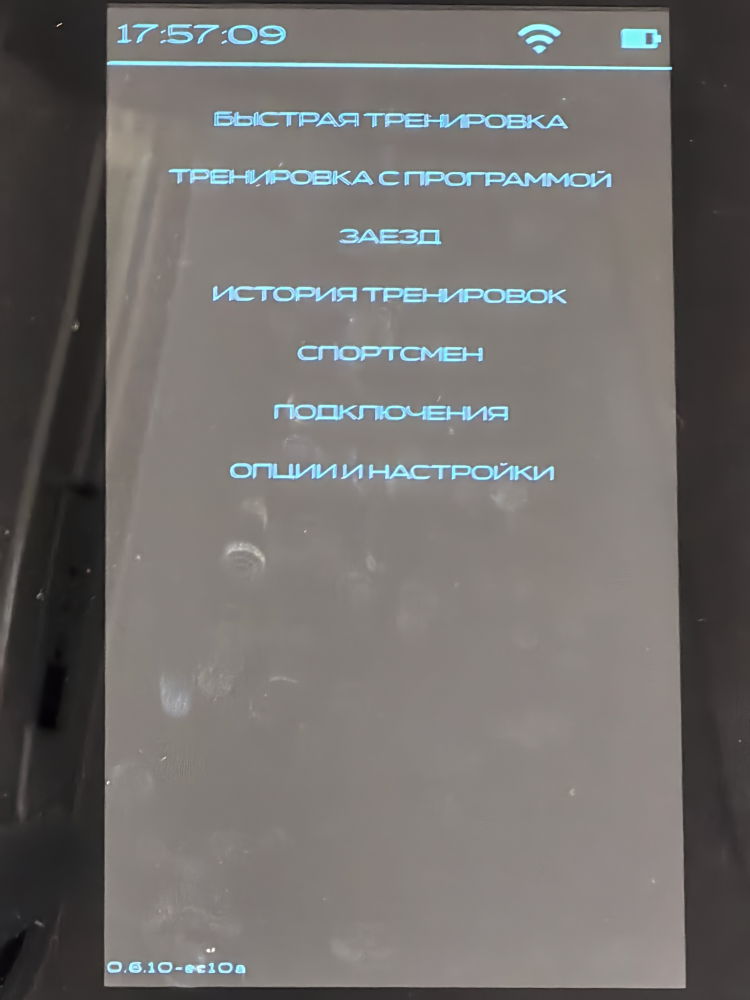
#> input picture media/IMG_20261021_175608.jpg, 3000 x 4000 px (shown at 1/4 size)
$ python -i grab_frames.py   (imports and definitions only)
#> lines starting #> are read from the running program, lines starting #| are printed output that depends on the picture; after the words box and inside, x2 and y2 are one past the last pixel; in counts of white or black regions, pixels touching at a corner belong together
### tools/extract_screen.py
import cv2, numpy as np, sys, os

def find_screen_quad(img):
    g = cv2.cvtColor(img, cv2.COLOR_BGR2GRAY)
    h, w = g.shape
    # screen-ish gray range; bezel is darker, floor is brighter
    mask = cv2.inRange(g, 40, 150)
    # also include cyan UI pixels (bright) inside screen
    hsv = cv2.cvtColor(img, cv2.COLOR_BGR2HSV)
    cyan = cv2.inRange(hsv, (80, 60, 60), (110, 255, 255))
    mask = cv2.bitwise_or(mask, cyan)
    k = cv2.getStructuringElement(cv2.MORPH_RECT, (25, 25))
    mask = cv2.morphologyEx(mask, cv2.MORPH_CLOSE, k)
    mask = cv2.morphologyEx(mask, cv2.MORPH_OPEN, k)
    n, lab, stats, _ = cv2.connectedComponentsWithStats(mask)
    # choose the largest component whose bbox is reasonably central and tall
    best = None
    for i in range(1, n):
        x, y, bw, bh, area = stats[i]
        if area < 0.05 * h * w: continue
        if best is None or area > stats[best][4]:
            best = i
    if best is None: return None, mask
    comp = (lab == best).astype(np.uint8) * 255
    cnts, _ = cv2.findContours(comp, cv2.RETR_EXTERNAL, cv2.CHAIN_APPROX_SIMPLE)
    c = max(cnts, key=cv2.contourArea)
    peri = cv2.arcLength(c, True)
    for eps in (0.01, 0.02, 0.03, 0.05):
        approx = cv2.approxPolyDP(c, eps * peri, True)
        if len(approx) == 4:
            return approx.reshape(4, 2).astype(np.float32), mask
    rect = cv2.minAreaRect(c)
    return cv2.boxPoints(rect).astype(np.float32), mask

def order_pts(pts):
    s = pts.sum(1); d = np.diff(pts, axis=1).ravel()
    tl = pts[np.argmin(s)]; br = pts[np.argmax(s)]
    tr = pts[np.argmin(d)]; bl = pts[np.argmax(d)]
    return np.array([tl, tr, br, bl], np.float32)

# [5 lines left out: function warp, not called in this run]

# [13 lines that do not run on import are left out]

### tools/grab_frames.py
import cv2, numpy as np, subprocess, os, sys
from extract_screen import find_screen_quad, warp, order_pts
FF="venv/bin/ffmpeg"; VID="/Users/rust/work/dante-super-sport/doc/media/VID_20261021_175126.mp4"
# [5 lines left out: function frame, not called in this run]
def good_quad(img):
    q,_=find_screen_quad(img)
    if q is None: return None
    q=order_pts(q)
    w=(np.linalg.norm(q[1]-q[0])+np.linalg.norm(q[2]-q[3]))/2; h=(np.linalg.norm(q[3]-q[0])+np.linalg.norm(q[2]-q[1]))/2
    return q if 0.53<=w/h<=0.60 and h>1100 else None
# [16 lines left out: functions status_line, norm, not called in this run]
# [7 lines not run here, left out]

>>> import cv2
>>> picture = cv2.imread('../media/IMG_20261021_175608.jpg')
#> picture is the input picture: shape (4000, 3000, 3); mean B, G, R 107.9, 110.3, 113
>>> result = good_quad(picture)
#> in find_screen_quad, `g = cv2.cvtColor(img, cv2.COLOR_BGR2GRAY)`:
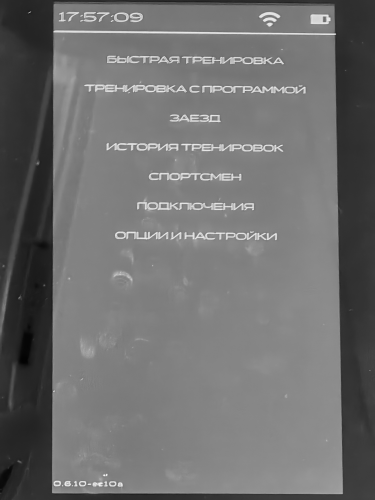
#> g: shape (4000, 3000) (shown at 1/8 size); min 1, max 255, mean 110.8
#> in find_screen_quad, `mask = cv2.inRange(g, 40, 150)`:
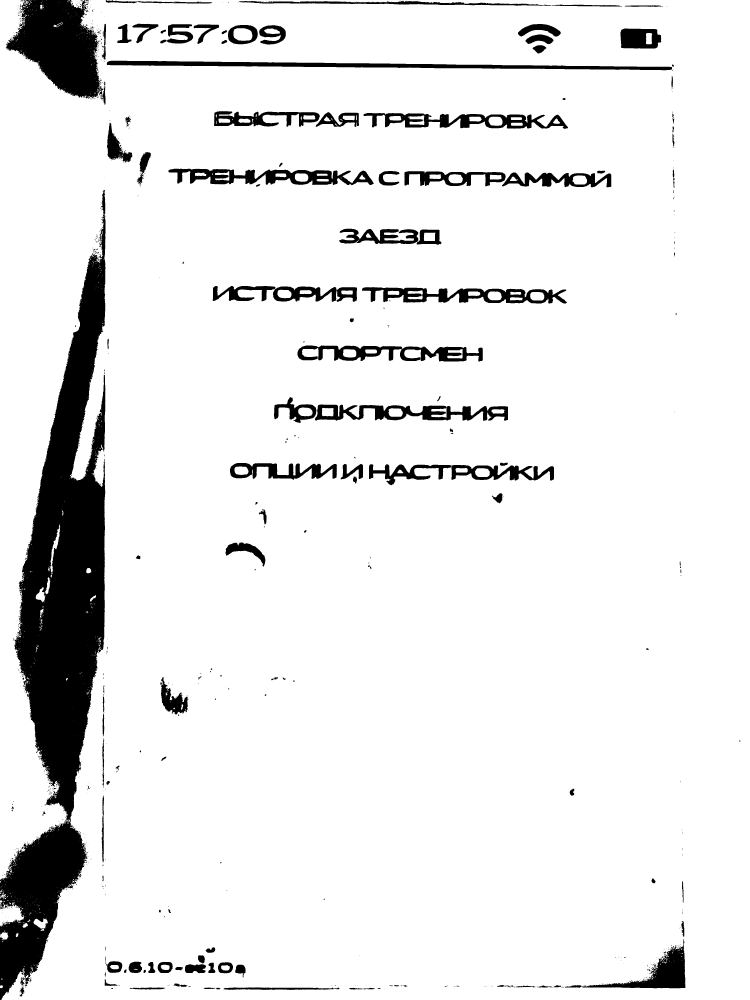
#> mask: shape (4000, 3000) (shown at 1/4 size); 91% white; 1012 black regions (841 under 20 px), largest, box (x1, y1, x2, y2) and area: (0, 760, 423, 4000) 565533, (23, 0, 412, 395) 93916, (427, 243, 2688, 281) 35015
#> in find_screen_quad, `cyan = cv2.inRange(hsv, (80, 60, 60), (110, 255, 255))`:
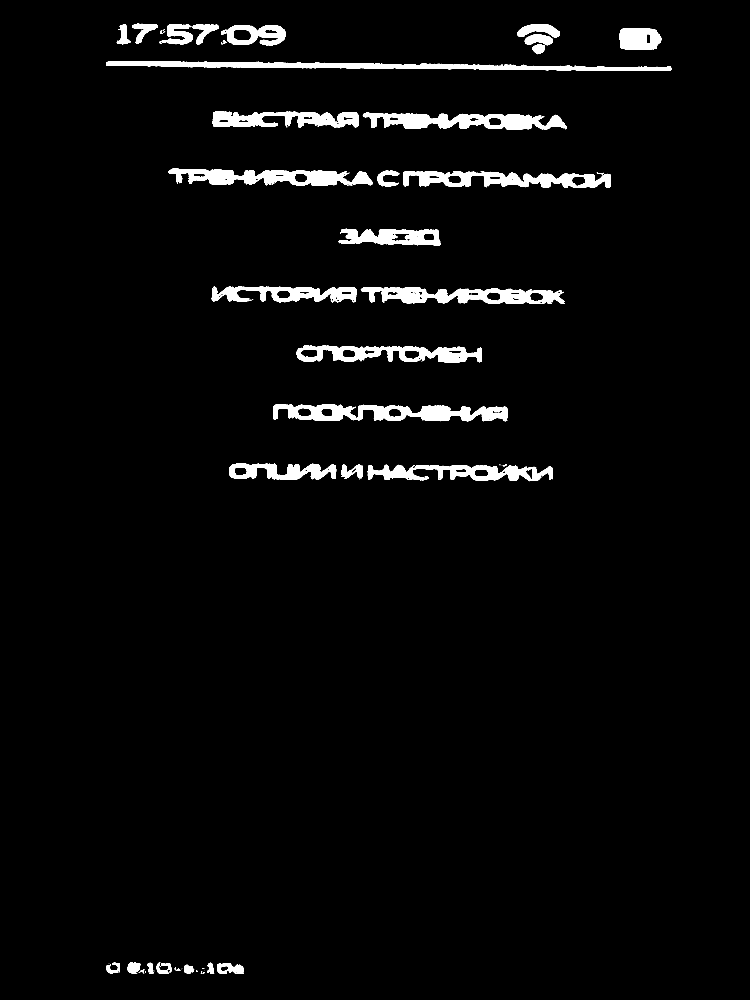
#> cyan: shape (4000, 3000) (shown at 1/4 size); 3.3% white; 149 white regions (100 under 20 px), largest, box (x1, y1, x2, y2) and area: (425, 244, 2688, 284) 38502, (1093, 1616, 2030, 1685) 36302, (1451, 451, 2268, 519) 31809
#> in find_screen_quad, `mask = cv2.morphologyEx(mask, cv2.MORPH_OPEN, k)`:
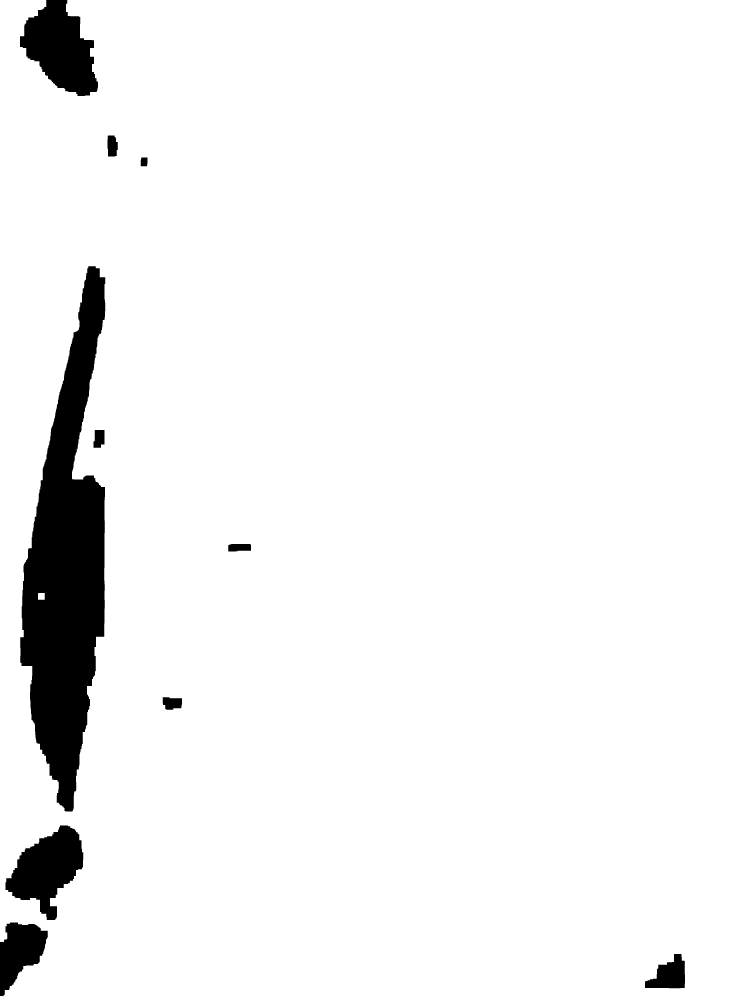
#> mask: shape (4000, 3000) (shown at 1/4 size); 94.9% white; 10 black regions, largest, box (x1, y1, x2, y2) and area: (81, 1065, 421, 3246) 410116, (80, 0, 392, 384) 73739, (22, 3302, 333, 3680) 63593
#> in find_screen_quad, `n, lab, stats, _ = cv2.connectedComponentsWithStats(mask)`:
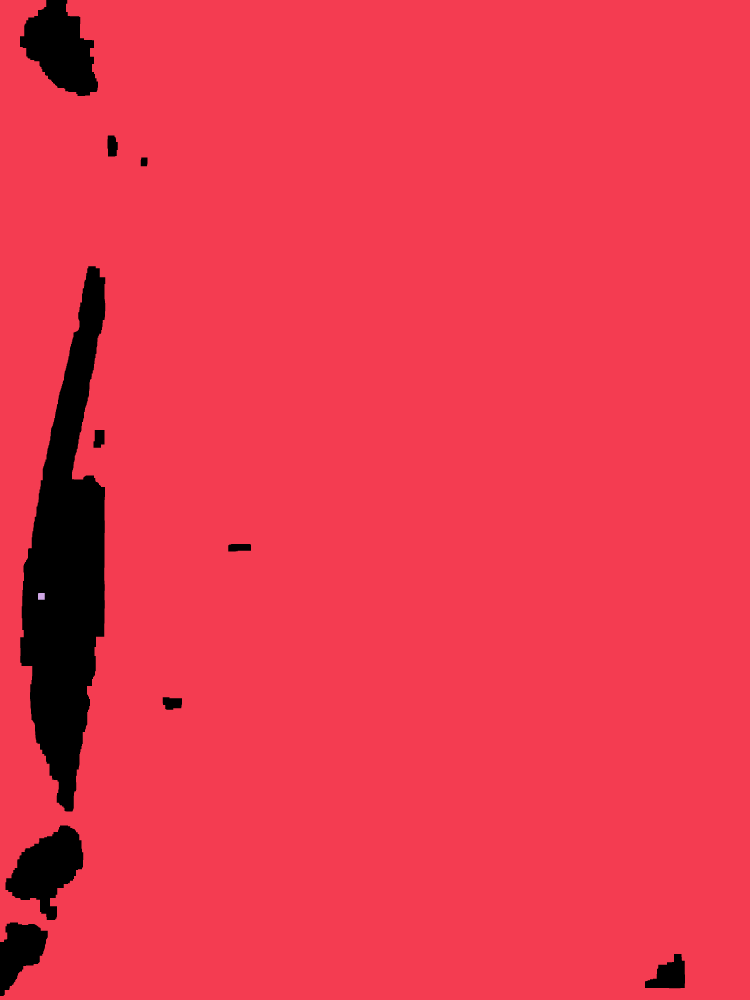
#> lab: shape (4000, 3000) int32 (shown at 1/4 size); 3 distinct labels, from 0 to 2; one colour per label, 0 black
#> in find_screen_quad, `n, lab, stats, _ = cv2.connectedComponentsWithStats(mask)`: n = 3; stats = [[0, 0, 2740, 3984, 607330], [0, 0, 3000, 4000, 11391944], [152, 2372, 27, 27, 726]]
#> the loop in find_screen_quad, `for i in range(1, n):` made 2 passes
#> after the loop in find_screen_quad, `for i in range(1, n):`: best = 1
#> in find_screen_quad, `cnts, _ = cv2.findContours(comp, cv2.RETR_EXTERNAL, cv2.CHAIN_APPROX_S..`: cnts = 1 contour; box (x1, y1, x2, y2) and area: (0, 0, 3000, 4000) 11884662
#> in find_screen_quad, `c = max(cnts, key=cv2.contourArea)`: c = contour of 352 points, box (x1, y1, x2, y2) (0, 0, 3000, 4000), area 11884662
#> in find_screen_quad, `peri = cv2.arcLength(c, True)`: peri = 15743.9
#> the loop in find_screen_quad, `for eps in (0.01, 0.02, 0.03, 0.05):` made 3 passes
#> approx on pass 3: [[0, 0], [0, 3999], [2999, 3999], [2999, 0]]
#> in good_quad, `q,_=find_screen_quad(img)`: q = [[0, 0], [0, 3999], [2999, 3999], [2999, 0]]
#> in order_pts, `s = pts.sum(1)`: s = [0, 3999, 6998, 2999]
#> in order_pts, `d = np.diff(pts, axis=1).ravel()`: d = [0, 3999, 1000, -2999]
#> in order_pts, `tl = pts[np.argmin(s)]`: tl = [0, 0]
#> in order_pts, `br = pts[np.argmax(s)]`: br = [2999, 3999]
#> in order_pts, `tr = pts[np.argmin(d)]`: tr = [2999, 0]
#> in order_pts, `bl = pts[np.argmax(d)]`: bl = [0, 3999]
#> in good_quad, `q=order_pts(q)`: q = [[0, 0], [2999, 0], [2999, 3999], [0, 3999]]
#> in good_quad, `w = (np.linalg.norm(q[1] - q[0]) + np.linalg.norm(q[2] - q[3])) / 2`: w = 2999
#> in good_quad, `h = (np.linalg.norm(q[3] - q[0]) + np.linalg.norm(q[2] - q[1])) / 2`: h = 3999

$ run again, on media/IMG_20261021_175820.jpg
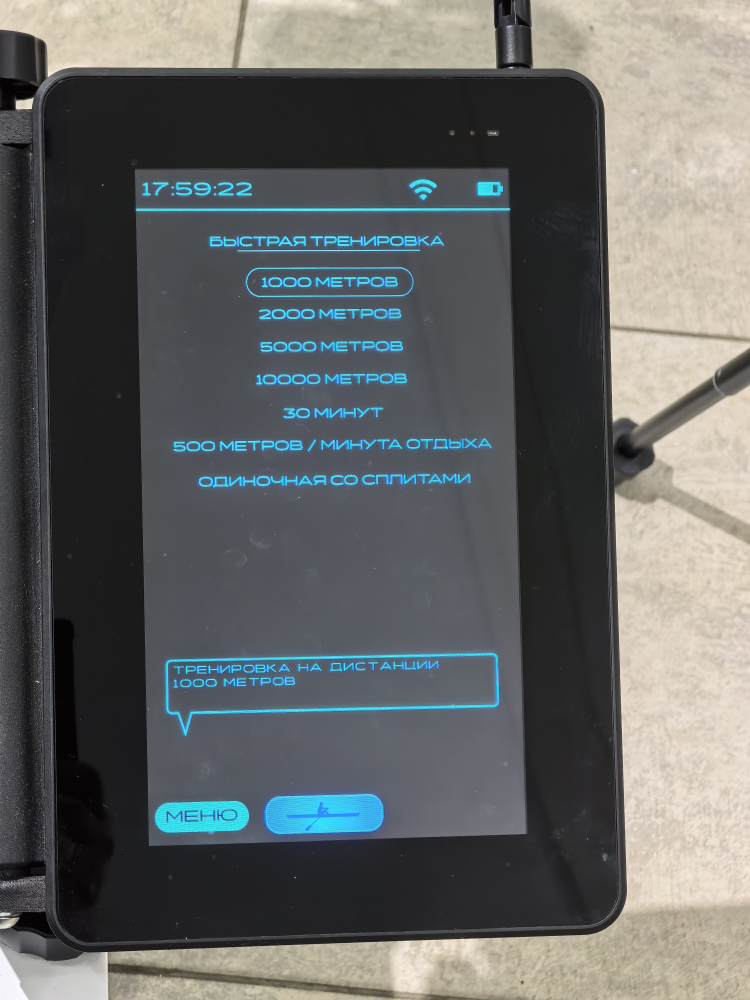
#> input picture media/IMG_20261021_175820.jpg, 3000 x 4000 px (shown at 1/4 size)
#> picture is the input picture: shape (4000, 3000, 3); mean B, G, R 100.1, 100.9, 98.5
#> hsv: shape (4000, 3000, 3); mean H, S, V 69.1, 29.8, 107.7
#> cyan: shape (4000, 3000); 4.9% white; 733 white regions (703 under 20 px), largest, box (x1, y1, x2, y2) and area: (655, 2604, 2001, 2949) 133369, (1049, 3167, 1540, 3352) 75065, (611, 3194, 1004, 3344) 48975
#> in find_screen_quad, `n, lab, stats, _ = cv2.connectedComponentsWithStats(mask)`:
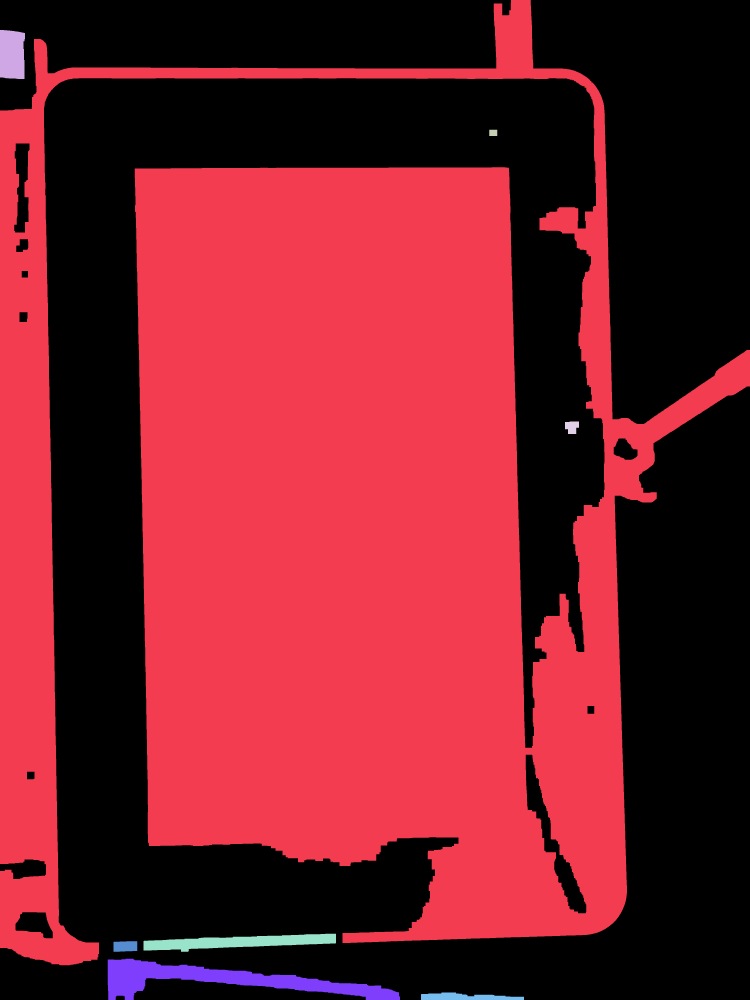
#> lab: shape (4000, 3000) int32 (shown at 1/4 size); 9 distinct labels, from 0 to 8; one colour per label, 0 black
#> n = 9; stats = [[0, 0, 3000, 4000, 6056237], [0, 0, 3000, 3861, 5803776], [0, 120, 100, 196, 18405], [1957, 519, 32, 25, 800], [2260, 1686, 56, 50, 2260], [574, 3735, 770, 72, 31389], [454, 3765, 95, 42, 3775], [431, 3835, 1169, 165, 74630], [1684, 3970, 412, 30, 8728]]
#> the loop in find_screen_quad, `for i in range(1, n):` made 8 passes
#> after the loop in find_screen_quad, `for i in range(1, n):`: best = 1
#> in find_screen_quad, `comp = (lab == best).astype(np.uint8) * 255`:
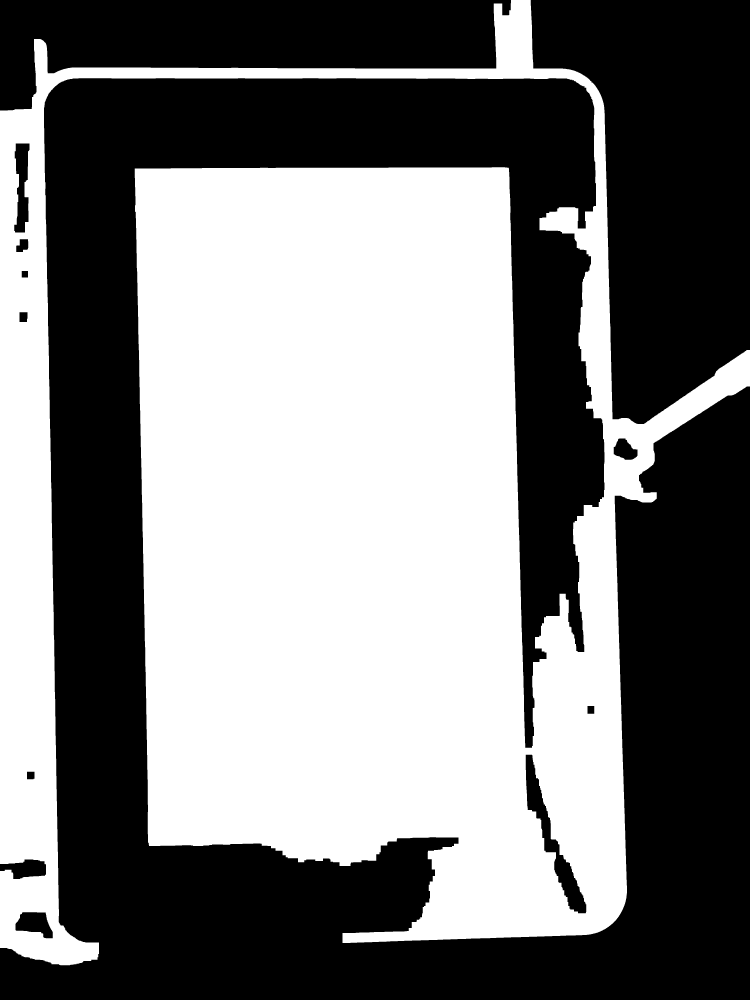
#> comp: shape (4000, 3000) (shown at 1/4 size); 48.4% white; 1 white region
#> cnts = 1 contour; box (x1, y1, x2, y2) and area: (0, 0, 3000, 3861) 5856672
#> c = contour of 2989 points, box (x1, y1, x2, y2) (0, 0, 3000, 3861), area 5856672
#> peri = 33091.6
#> rect = ((1499.5, 1930), (3860, 2999), -90)
#> in good_quad, `q,_=find_screen_quad(img)`: q = [[2999, 3860], [-1.18e-13, 3860], [0, 0], [2999, 0]]
#> s = [6859, 3860, 0, 2999]
#> d = [861, 3860, 0, -2999]
#> tl = [0, 0]
#> br = [2999, 3860]
#> tr = [2999, 0]
#> bl = [-1.18e-13, 3860]
#> in good_quad, `q=order_pts(q)`: q = [[0, 0], [2999, 0], [2999, 3860], [-1.18e-13, 3860]]
#> in good_quad, `w = (np.linalg.norm(q[1] - q[0]) + np.linalg.norm(q[2] - q[3])) / 2`: w = 2999
#> in good_quad, `h = (np.linalg.norm(q[3] - q[0]) + np.linalg.norm(q[2] - q[1])) / 2`: h = 3860
